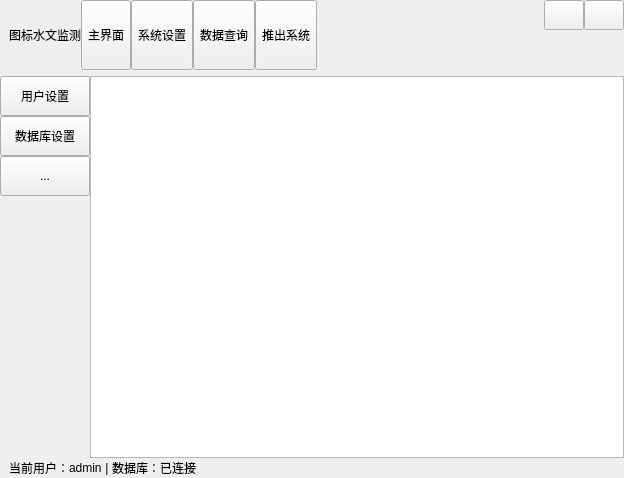
<?xml version="1.0" encoding="UTF-8"?>
<ui version="4.0">
 <class>mainWidget</class>
 <widget class="QWidget" name="mainWidget">
  <property name="geometry">
   <rect>
    <x>0</x>
    <y>0</y>
    <width>624</width>
    <height>478</height>
   </rect>
  </property>
  <property name="windowTitle">
   <string>Form</string>
  </property>
  <layout class="QVBoxLayout" name="verticalLayout">
   <property name="spacing">
    <number>0</number>
   </property>
   <property name="leftMargin">
    <number>0</number>
   </property>
   <property name="topMargin">
    <number>0</number>
   </property>
   <property name="rightMargin">
    <number>0</number>
   </property>
   <property name="bottomMargin">
    <number>0</number>
   </property>
   <item>
    <widget class="QWidget" name="widgetTitle" native="true">
     <property name="sizePolicy">
      <sizepolicy hsizetype="Preferred" vsizetype="Fixed">
       <horstretch>0</horstretch>
       <verstretch>0</verstretch>
      </sizepolicy>
     </property>
     <layout class="QHBoxLayout" name="horizontalLayout_3">
      <property name="spacing">
       <number>0</number>
      </property>
      <property name="leftMargin">
       <number>9</number>
      </property>
      <property name="topMargin">
       <number>0</number>
      </property>
      <property name="rightMargin">
       <number>0</number>
      </property>
      <property name="bottomMargin">
       <number>0</number>
      </property>
      <item>
       <widget class="QWidget" name="widgetTitleMenu" native="true">
        <layout class="QHBoxLayout" name="horizontalLayout_2">
         <property name="spacing">
          <number>0</number>
         </property>
         <property name="leftMargin">
          <number>0</number>
         </property>
         <property name="topMargin">
          <number>0</number>
         </property>
         <property name="rightMargin">
          <number>0</number>
         </property>
         <property name="bottomMargin">
          <number>0</number>
         </property>
         <item>
          <widget class="QLabel" name="lab_Icon">
           <property name="text">
            <string>图标</string>
           </property>
          </widget>
         </item>
         <item>
          <widget class="QLabel" name="lab_Name">
           <property name="text">
            <string>水文监测</string>
           </property>
          </widget>
         </item>
         <item>
          <widget class="QToolButton" name="toolBtn_Main">
           <property name="sizePolicy">
            <sizepolicy hsizetype="Fixed" vsizetype="Expanding">
             <horstretch>0</horstretch>
             <verstretch>0</verstretch>
            </sizepolicy>
           </property>
           <property name="maximumSize">
            <size>
             <width>16777215</width>
             <height>16777215</height>
            </size>
           </property>
           <property name="text">
            <string>主界面</string>
           </property>
           <property name="icon">
            <iconset resource="image.qrc">
             <normaloff>:/resource/image/main_main.png</normaloff>:/resource/image/main_main.png</iconset>
           </property>
           <property name="toolButtonStyle">
            <enum>Qt::ToolButtonTextUnderIcon</enum>
           </property>
          </widget>
         </item>
         <item>
          <widget class="QToolButton" name="toolBtn_Setting">
           <property name="sizePolicy">
            <sizepolicy hsizetype="Fixed" vsizetype="Expanding">
             <horstretch>0</horstretch>
             <verstretch>0</verstretch>
            </sizepolicy>
           </property>
           <property name="maximumSize">
            <size>
             <width>16777215</width>
             <height>16777215</height>
            </size>
           </property>
           <property name="text">
            <string>系统设置</string>
           </property>
           <property name="icon">
            <iconset resource="image.qrc">
             <normaloff>:/resource/image/main_main.png</normaloff>:/resource/image/main_main.png</iconset>
           </property>
           <property name="toolButtonStyle">
            <enum>Qt::ToolButtonTextUnderIcon</enum>
           </property>
          </widget>
         </item>
         <item>
          <widget class="QToolButton" name="toolBtn_Query">
           <property name="sizePolicy">
            <sizepolicy hsizetype="Fixed" vsizetype="Expanding">
             <horstretch>0</horstretch>
             <verstretch>0</verstretch>
            </sizepolicy>
           </property>
           <property name="text">
            <string>数据查询</string>
           </property>
           <property name="icon">
            <iconset resource="image.qrc">
             <normaloff>:/resource/image/main_data.png</normaloff>:/resource/image/main_data.png</iconset>
           </property>
           <property name="toolButtonStyle">
            <enum>Qt::ToolButtonTextUnderIcon</enum>
           </property>
          </widget>
         </item>
         <item>
          <widget class="QToolButton" name="toolBtn_Exit">
           <property name="sizePolicy">
            <sizepolicy hsizetype="Fixed" vsizetype="Expanding">
             <horstretch>0</horstretch>
             <verstretch>0</verstretch>
            </sizepolicy>
           </property>
           <property name="text">
            <string>推出系统</string>
           </property>
           <property name="icon">
            <iconset resource="image.qrc">
             <normaloff>:/resource/image/main_exit.png</normaloff>:/resource/image/main_exit.png</iconset>
           </property>
           <property name="toolButtonStyle">
            <enum>Qt::ToolButtonTextUnderIcon</enum>
           </property>
          </widget>
         </item>
         <item>
          <spacer name="horizontalSpacer_2">
           <property name="orientation">
            <enum>Qt::Horizontal</enum>
           </property>
           <property name="sizeHint" stdset="0">
            <size>
             <width>40</width>
             <height>20</height>
            </size>
           </property>
          </spacer>
         </item>
        </layout>
       </widget>
      </item>
      <item>
       <widget class="QWidget" name="widgetTitleButton" native="true">
        <property name="sizePolicy">
         <sizepolicy hsizetype="Preferred" vsizetype="Preferred">
          <horstretch>0</horstretch>
          <verstretch>0</verstretch>
         </sizepolicy>
        </property>
        <layout class="QGridLayout" name="gridLayout">
         <property name="leftMargin">
          <number>0</number>
         </property>
         <property name="topMargin">
          <number>0</number>
         </property>
         <property name="rightMargin">
          <number>0</number>
         </property>
         <property name="bottomMargin">
          <number>0</number>
         </property>
         <property name="spacing">
          <number>0</number>
         </property>
         <item row="0" column="0">
          <widget class="QPushButton" name="pushBtn_Min">
           <property name="sizePolicy">
            <sizepolicy hsizetype="Minimum" vsizetype="Fixed">
             <horstretch>0</horstretch>
             <verstretch>0</verstretch>
            </sizepolicy>
           </property>
           <property name="minimumSize">
            <size>
             <width>30</width>
             <height>30</height>
            </size>
           </property>
           <property name="text">
            <string/>
           </property>
           <property name="icon">
            <iconset resource="image.qrc">
             <normaloff>:/resource/image/main_min.png</normaloff>:/resource/image/main_min.png</iconset>
           </property>
          </widget>
         </item>
         <item row="0" column="1">
          <widget class="QPushButton" name="pushBtn_Close">
           <property name="sizePolicy">
            <sizepolicy hsizetype="Minimum" vsizetype="Fixed">
             <horstretch>0</horstretch>
             <verstretch>0</verstretch>
            </sizepolicy>
           </property>
           <property name="minimumSize">
            <size>
             <width>30</width>
             <height>30</height>
            </size>
           </property>
           <property name="text">
            <string/>
           </property>
           <property name="icon">
            <iconset resource="image.qrc">
             <normaloff>:/resource/image/main_close.png</normaloff>:/resource/image/main_close.png</iconset>
           </property>
          </widget>
         </item>
         <item row="1" column="1">
          <spacer name="verticalSpacer">
           <property name="orientation">
            <enum>Qt::Vertical</enum>
           </property>
           <property name="sizeHint" stdset="0">
            <size>
             <width>20</width>
             <height>40</height>
            </size>
           </property>
          </spacer>
         </item>
        </layout>
       </widget>
      </item>
     </layout>
    </widget>
   </item>
   <item>
    <widget class="QStackedWidget" name="stackedWidget">
     <property name="currentIndex">
      <number>1</number>
     </property>
     <widget class="QWidget" name="page_Main">
      <layout class="QGridLayout" name="gridLayout_2">
       <item row="0" column="0">
        <widget class="QLabel" name="label_6">
         <property name="text">
          <string>Main</string>
         </property>
        </widget>
       </item>
      </layout>
     </widget>
     <widget class="QWidget" name="page_Setting">
      <layout class="QGridLayout" name="gridLayout_3">
       <property name="leftMargin">
        <number>0</number>
       </property>
       <property name="topMargin">
        <number>6</number>
       </property>
       <property name="rightMargin">
        <number>0</number>
       </property>
       <property name="bottomMargin">
        <number>0</number>
       </property>
       <property name="spacing">
        <number>6</number>
       </property>
       <item row="0" column="0">
        <widget class="QWidget" name="widget" native="true">
         <layout class="QHBoxLayout" name="horizontalLayout_4">
          <property name="spacing">
           <number>0</number>
          </property>
          <property name="leftMargin">
           <number>0</number>
          </property>
          <property name="topMargin">
           <number>0</number>
          </property>
          <property name="rightMargin">
           <number>0</number>
          </property>
          <property name="bottomMargin">
           <number>0</number>
          </property>
          <item>
           <widget class="QWidget" name="widget_2" native="true">
            <property name="sizePolicy">
             <sizepolicy hsizetype="Fixed" vsizetype="Preferred">
              <horstretch>0</horstretch>
              <verstretch>0</verstretch>
             </sizepolicy>
            </property>
            <property name="minimumSize">
             <size>
              <width>90</width>
              <height>0</height>
             </size>
            </property>
            <layout class="QVBoxLayout" name="verticalLayout_2">
             <property name="spacing">
              <number>0</number>
             </property>
             <property name="leftMargin">
              <number>0</number>
             </property>
             <property name="topMargin">
              <number>0</number>
             </property>
             <property name="rightMargin">
              <number>0</number>
             </property>
             <property name="bottomMargin">
              <number>0</number>
             </property>
             <item>
              <widget class="QToolButton" name="toolButton">
               <property name="sizePolicy">
                <sizepolicy hsizetype="Expanding" vsizetype="Minimum">
                 <horstretch>0</horstretch>
                 <verstretch>0</verstretch>
                </sizepolicy>
               </property>
               <property name="minimumSize">
                <size>
                 <width>0</width>
                 <height>40</height>
                </size>
               </property>
               <property name="text">
                <string>用户设置</string>
               </property>
               <property name="icon">
                <iconset resource="image.qrc">
                 <normaloff>:/resource/image/main_person.png</normaloff>:/resource/image/main_person.png</iconset>
               </property>
               <property name="toolButtonStyle">
                <enum>Qt::ToolButtonTextBesideIcon</enum>
               </property>
              </widget>
             </item>
             <item>
              <widget class="QToolButton" name="toolButton_2">
               <property name="sizePolicy">
                <sizepolicy hsizetype="Expanding" vsizetype="Minimum">
                 <horstretch>0</horstretch>
                 <verstretch>0</verstretch>
                </sizepolicy>
               </property>
               <property name="minimumSize">
                <size>
                 <width>0</width>
                 <height>40</height>
                </size>
               </property>
               <property name="text">
                <string>数据库设置</string>
               </property>
               <property name="icon">
                <iconset resource="image.qrc">
                 <normaloff>:/resource/image/main_help.png</normaloff>:/resource/image/main_help.png</iconset>
               </property>
               <property name="toolButtonStyle">
                <enum>Qt::ToolButtonTextBesideIcon</enum>
               </property>
              </widget>
             </item>
             <item>
              <widget class="QToolButton" name="toolButton_3">
               <property name="sizePolicy">
                <sizepolicy hsizetype="Expanding" vsizetype="Minimum">
                 <horstretch>0</horstretch>
                 <verstretch>0</verstretch>
                </sizepolicy>
               </property>
               <property name="minimumSize">
                <size>
                 <width>0</width>
                 <height>40</height>
                </size>
               </property>
               <property name="text">
                <string>...</string>
               </property>
              </widget>
             </item>
             <item>
              <spacer name="verticalSpacer_2">
               <property name="orientation">
                <enum>Qt::Vertical</enum>
               </property>
               <property name="sizeHint" stdset="0">
                <size>
                 <width>20</width>
                 <height>40</height>
                </size>
               </property>
              </spacer>
             </item>
            </layout>
           </widget>
          </item>
          <item>
           <widget class="QTableView" name="tableView"/>
          </item>
         </layout>
        </widget>
       </item>
      </layout>
     </widget>
     <widget class="QWidget" name="page_Query"/>
     <widget class="QWidget" name="page"/>
    </widget>
   </item>
   <item>
    <widget class="QWidget" name="widgetStatue" native="true">
     <property name="sizePolicy">
      <sizepolicy hsizetype="Preferred" vsizetype="Minimum">
       <horstretch>0</horstretch>
       <verstretch>0</verstretch>
      </sizepolicy>
     </property>
     <property name="minimumSize">
      <size>
       <width>0</width>
       <height>15</height>
      </size>
     </property>
     <layout class="QHBoxLayout" name="horizontalLayout">
      <property name="spacing">
       <number>0</number>
      </property>
      <property name="leftMargin">
       <number>9</number>
      </property>
      <property name="topMargin">
       <number>0</number>
      </property>
      <property name="rightMargin">
       <number>0</number>
      </property>
      <property name="bottomMargin">
       <number>0</number>
      </property>
      <item>
       <widget class="QLabel" name="label">
        <property name="text">
         <string>当前用户：</string>
        </property>
       </widget>
      </item>
      <item>
       <widget class="QLabel" name="label_2">
        <property name="text">
         <string>admin</string>
        </property>
       </widget>
      </item>
      <item>
       <widget class="QLabel" name="label_5">
        <property name="text">
         <string> | </string>
        </property>
       </widget>
      </item>
      <item>
       <widget class="QLabel" name="label_3">
        <property name="text">
         <string>数据库：</string>
        </property>
       </widget>
      </item>
      <item>
       <widget class="QLabel" name="label_4">
        <property name="text">
         <string>已连接</string>
        </property>
       </widget>
      </item>
      <item>
       <spacer name="horizontalSpacer">
        <property name="orientation">
         <enum>Qt::Horizontal</enum>
        </property>
        <property name="sizeHint" stdset="0">
         <size>
          <width>40</width>
          <height>20</height>
         </size>
        </property>
       </spacer>
      </item>
     </layout>
    </widget>
   </item>
  </layout>
 </widget>
 <resources>
  <include location="image.qrc"/>
 </resources>
 <connections/>
</ui>
